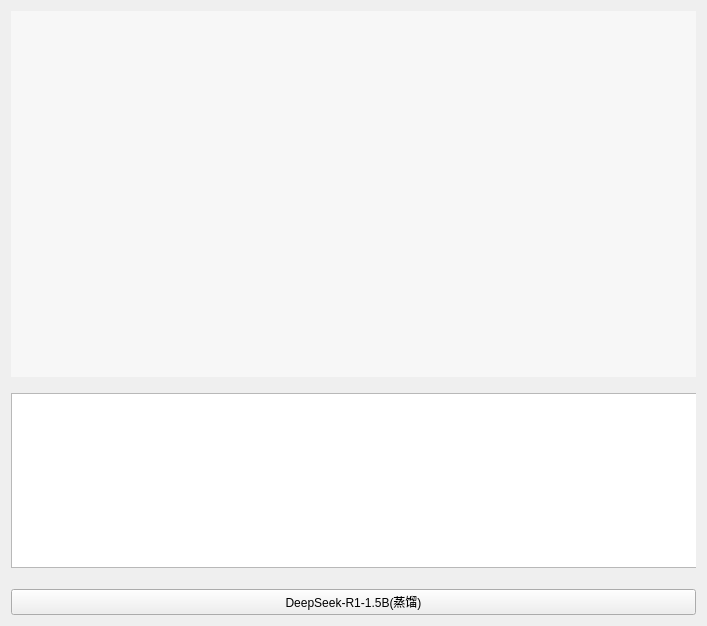
<?xml version="1.0" encoding="UTF-8"?>
<ui version="4.0">
 <class>MainWindow</class>
 <widget class="QMainWindow" name="MainWindow">
  <property name="geometry">
   <rect>
    <x>0</x>
    <y>0</y>
    <width>707</width>
    <height>626</height>
   </rect>
  </property>
  <property name="windowTitle">
   <string>MainWindow</string>
  </property>
  <widget class="QWidget" name="centralWidget">
   <layout class="QGridLayout" name="gridLayout">
    <item row="1" column="0">
     <widget class="QWidget" name="widget" native="true">
      <property name="minimumSize">
       <size>
        <width>0</width>
        <height>200</height>
       </size>
      </property>
      <property name="maximumSize">
       <size>
        <width>16777215</width>
        <height>200</height>
       </size>
      </property>
      <widget class="QTextEdit" name="textEdit">
       <property name="geometry">
        <rect>
         <x>0</x>
         <y>10</y>
         <width>689</width>
         <height>175</height>
        </rect>
       </property>
       <property name="sizePolicy">
        <sizepolicy hsizetype="Expanding" vsizetype="Preferred">
         <horstretch>0</horstretch>
         <verstretch>0</verstretch>
        </sizepolicy>
       </property>
      </widget>
     </widget>
    </item>
    <item row="0" column="0">
     <widget class="QListWidget" name="listWidget">
      <property name="sizePolicy">
       <sizepolicy hsizetype="Expanding" vsizetype="Preferred">
        <horstretch>0</horstretch>
        <verstretch>0</verstretch>
       </sizepolicy>
      </property>
      <property name="styleSheet">
       <string notr="true">QListWidget{background-color: rgb(247, 247, 247); color:rgb(51,51,51); border: 1px solid  rgb(247, 247, 247);outline:0px;}
QListWidget::Item{background-color: rgb(247, 247, 247);}
QListWidget::Item:hover{background-color: rgb(247, 247, 247); }
QListWidget::item:selected{
	background-color: rgb(247, 247, 247);
	color:black; 
    border: 1px solid  rgb(247, 247, 247);
}
QListWidget::item:selected:!active{border: 1px solid  rgb(247, 247, 247); background-color: rgb(247, 247, 247); color:rgb(51,51,51); } </string>
      </property>
      <property name="verticalScrollBarPolicy">
       <enum>Qt::ScrollBarAsNeeded</enum>
      </property>
      <property name="horizontalScrollBarPolicy">
       <enum>Qt::ScrollBarAlwaysOff</enum>
      </property>
     </widget>
    </item>
    <item row="2" column="0">
     <widget class="QPushButton" name="pushButton">
      <property name="styleSheet">
       <string notr="true">font: 75 24pt &quot;Agency FB&quot;;</string>
      </property>
      <property name="text">
       <string>DeepSeek-R1-1.5B(蒸馏)</string>
      </property>
     </widget>
    </item>
   </layout>
  </widget>
 </widget>
 <layoutdefault spacing="6" margin="11"/>
 <resources/>
 <connections/>
</ui>
